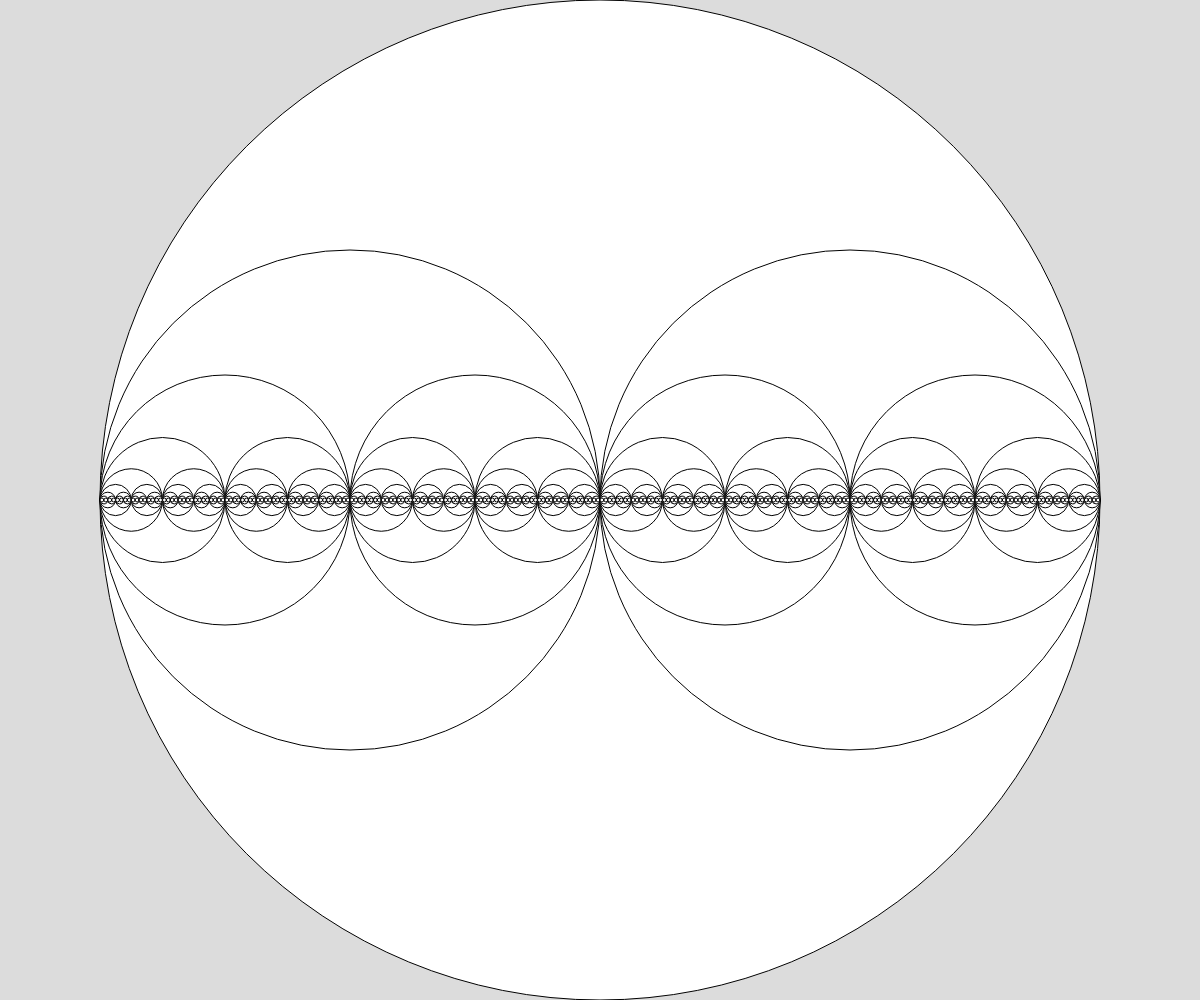
Frame 1 (no input)
Frame 60 (no input): identical to frame 1, image omitted
Frame 120 (the mouse pressed at the canvas centre since frame 60): identical to frame 1, image omitted

The p5.js sketch that drew this single still picture (run headless with seeded random() and noise() and a simulated clock; from frame 60 on, the mouse is pressed at the canvas centre):

// p5.js sketch
// ── sketch.js
// Fractal Circles
// Drake Jordan
// Dec 18, 2024


function setup() {
  createCanvas(windowWidth, windowHeight);
}

function draw() {
  background(220);
  recursiveCircle(width/2, height/2, height/2);
}

function recursiveCircle(x, y, radius) {
  circle(x, y, radius*2);

  // Exit caluse
  if (radius > 3) {
    recursiveCircle(x-radius/2, y, radius/2);
    recursiveCircle(x+radius/2, y, radius/2);
  }
}
